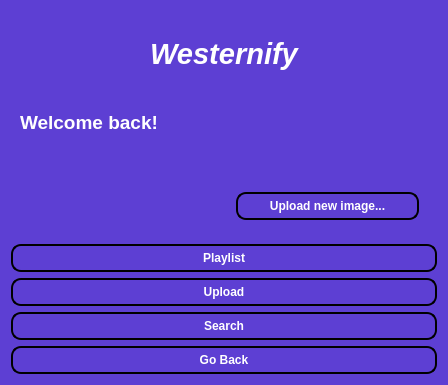
<?xml version="1.0" encoding="UTF-8"?>
<ui version="4.0">
 <class>MainPage</class>
 <widget class="QWidget" name="MainPage">
  <property name="geometry">
   <rect>
    <x>0</x>
    <y>0</y>
    <width>448</width>
    <height>385</height>
   </rect>
  </property>
  <property name="windowTitle">
   <string>Main Page</string>
  </property>
  <property name="styleSheet">
   <string notr="true">
        QWidget#MainPage {
            background-color: #5D3FD3;
        }

        QLabel {
            color:  #FFFFFF;
            font-weight: bold;
        }

        QPushButton {
            background-color: #5D3FD3;
            color: #FFFFFF;
            border-radius: 10px;
            border: 2px solid #000000;
            font-weight: bold;
            padding: 5px;
        }

        QPushButton:hover {
            background-color: #000000;
            color: #FFFFFF;
            border: 2px solid #FFFFFF;
        }

        QPushButton:pressed {
            background-color: #4B2CA7;
            border: 2px solid #FFFFFF;
        }
    </string>
  </property>
  <layout class="QVBoxLayout" name="verticalLayout">
   <item>
    <widget class="QLabel" name="label">
     <property name="maximumSize">
      <size>
       <width>16777215</width>
       <height>85</height>
      </size>
     </property>
     <property name="font">
      <font>
       <pointsize>22</pointsize>
       <italic>true</italic>
       <bold>true</bold>
      </font>
     </property>
     <property name="text">
      <string>Westernify</string>
     </property>
     <property name="alignment">
      <set>Qt::AlignCenter</set>
     </property>
    </widget>
   </item>
   <item>
    <widget class="QWidget" name="horizontalWidget" native="true">
     <layout class="QHBoxLayout" name="horizontalLayout">
      <item>
       <widget class="QLabel" name="label_user">
        <property name="font">
         <font>
          <pointsize>14</pointsize>
          <bold>true</bold>
         </font>
        </property>
        <property name="text">
         <string>Welcome back!</string>
        </property>
        <property name="alignment">
         <set>Qt::AlignLeading</set>
        </property>
       </widget>
      </item>
      <item>
       <widget class="QWidget" name="verticalWidget" native="true">
        <layout class="QVBoxLayout" name="verticalLayout_2">
         <item>
          <widget class="QLabel" name="label_image">
           <property name="text">
            <string/>
           </property>
          </widget>
         </item>
         <item>
          <widget class="QPushButton" name="pushButton">
           <property name="text">
            <string>Upload new image...</string>
           </property>
          </widget>
         </item>
        </layout>
       </widget>
      </item>
     </layout>
    </widget>
   </item>
   <item>
    <widget class="QPushButton" name="playlistButton">
     <property name="text">
      <string>Playlist</string>
     </property>
    </widget>
   </item>
   <item>
    <widget class="QPushButton" name="uploadButton">
     <property name="text">
      <string>Upload</string>
     </property>
    </widget>
   </item>
   <item>
    <widget class="QPushButton" name="searchButton">
     <property name="text">
      <string>Search</string>
     </property>
    </widget>
   </item>
   <item>
    <widget class="QPushButton" name="goBackButton">
     <property name="text">
      <string>Go Back</string>
     </property>
    </widget>
   </item>
  </layout>
 </widget>
 <resources/>
 <connections>
  <connection>
   <sender>searchButton</sender>
   <signal>clicked()</signal>
   <receiver>MainPage</receiver>
   <slot>openSearchPage()</slot>
   <hints>
    <hint type="sourcelabel">
     <x>63</x>
     <y>340</y>
    </hint>
    <hint type="destinationlabel">
     <x>268</x>
     <y>255</y>
    </hint>
   </hints>
  </connection>
  <connection>
   <sender>uploadButton</sender>
   <signal>clicked()</signal>
   <receiver>MainPage</receiver>
   <slot>openUploadView()</slot>
   <hints>
    <hint type="sourcelabel">
     <x>286</x>
     <y>305</y>
    </hint>
    <hint type="destinationlabel">
     <x>339</x>
     <y>260</y>
    </hint>
   </hints>
  </connection>
  <connection>
   <sender>pushButton</sender>
   <signal>clicked()</signal>
   <receiver>MainPage</receiver>
   <slot>UploadImage()</slot>
   <hints>
    <hint type="sourcelabel">
     <x>364</x>
     <y>216</y>
    </hint>
    <hint type="destinationlabel">
     <x>197</x>
     <y>239</y>
    </hint>
   </hints>
  </connection>
 </connections>
 <slots>
  <slot>openSearchPage()</slot>
  <slot>openUploadView()</slot>
  <slot>UploadImage()</slot>
 </slots>
</ui>
